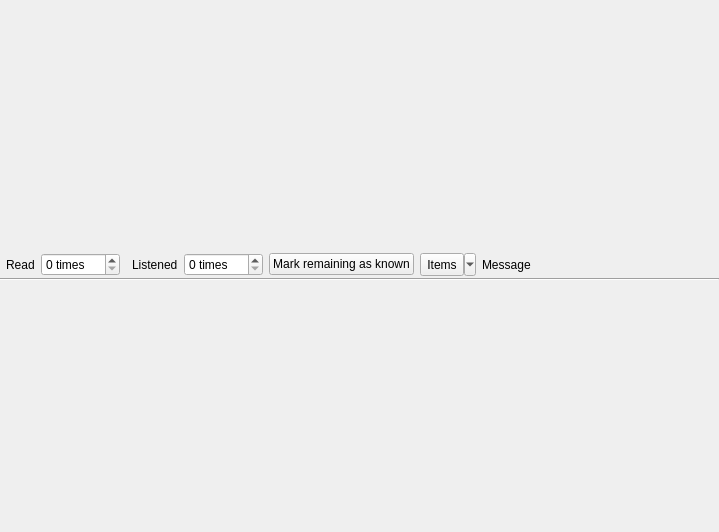
<?xml version="1.0" encoding="UTF-8"?>
<ui version="4.0">
 <class>ReadingWindow</class>
 <widget class="QWidget" name="ReadingWindow">
  <property name="enabled">
   <bool>true</bool>
  </property>
  <property name="geometry">
   <rect>
    <x>0</x>
    <y>0</y>
    <width>719</width>
    <height>532</height>
   </rect>
  </property>
  <property name="sizePolicy">
   <sizepolicy hsizetype="Preferred" vsizetype="Preferred">
    <horstretch>0</horstretch>
    <verstretch>0</verstretch>
   </sizepolicy>
  </property>
  <property name="windowTitle">
   <string>Form</string>
  </property>
  <layout class="QVBoxLayout" name="verticalLayout">
   <property name="spacing">
    <number>0</number>
   </property>
   <property name="margin">
    <number>0</number>
   </property>
   <item>
    <widget class="QWidget" name="widgetMenu" native="true">
     <property name="maximumSize">
      <size>
       <width>16777215</width>
       <height>30</height>
      </size>
     </property>
     <layout class="QVBoxLayout" name="verticalLayout_2">
      <property name="spacing">
       <number>0</number>
      </property>
      <property name="margin">
       <number>0</number>
      </property>
      <item>
       <layout class="QHBoxLayout" name="horizontalLayout_3" stretch="0,0,0,0,1">
        <property name="spacing">
         <number>6</number>
        </property>
        <property name="leftMargin">
         <number>6</number>
        </property>
        <item>
         <layout class="QHBoxLayout" name="horizontalLayout">
          <item>
           <widget class="QLabel" name="label">
            <property name="text">
             <string>Read</string>
            </property>
           </widget>
          </item>
          <item>
           <widget class="QSpinBox" name="spReading">
            <property name="toolTip">
             <string>The number of times you have read this item.</string>
            </property>
            <property name="suffix">
             <string> times</string>
            </property>
            <property name="maximum">
             <number>999</number>
            </property>
           </widget>
          </item>
         </layout>
        </item>
        <item>
         <layout class="QHBoxLayout" name="horizontalLayout_2">
          <property name="sizeConstraint">
           <enum>QLayout::SetNoConstraint</enum>
          </property>
          <property name="leftMargin">
           <number>6</number>
          </property>
          <item>
           <widget class="QLabel" name="label_2">
            <property name="text">
             <string>Listened</string>
            </property>
           </widget>
          </item>
          <item>
           <widget class="QSpinBox" name="spListening">
            <property name="toolTip">
             <string>The number of times you have listened to/watched this item.</string>
            </property>
            <property name="suffix">
             <string> times</string>
            </property>
            <property name="maximum">
             <number>999</number>
            </property>
           </widget>
          </item>
         </layout>
        </item>
        <item>
         <widget class="QPushButton" name="btnMarkKnown">
          <property name="toolTip">
           <string>&lt;html&gt;&lt;head/&gt;&lt;body&gt;&lt;p&gt;Once you have read everything, use theis button to mark the remaining words as known.&lt;/p&gt;&lt;p&gt;&lt;span style=&quot; font-weight:600;&quot;&gt;WARNING:  &lt;/span&gt;At the moment this may take a a couple of minutes for a large text.&lt;/p&gt;&lt;/body&gt;&lt;/html&gt;</string>
          </property>
          <property name="text">
           <string>Mark remaining as known</string>
          </property>
         </widget>
        </item>
        <item>
         <widget class="QToolButton" name="tbItems">
          <property name="minimumSize">
           <size>
            <width>0</width>
            <height>23</height>
           </size>
          </property>
          <property name="text">
           <string>Items</string>
          </property>
          <property name="popupMode">
           <enum>QToolButton::MenuButtonPopup</enum>
          </property>
          <property name="toolButtonStyle">
           <enum>Qt::ToolButtonTextOnly</enum>
          </property>
          <property name="arrowType">
           <enum>Qt::NoArrow</enum>
          </property>
         </widget>
        </item>
        <item>
         <widget class="QLabel" name="lblMessage">
          <property name="frameShape">
           <enum>QFrame::NoFrame</enum>
          </property>
          <property name="text">
           <string>Message</string>
          </property>
         </widget>
        </item>
       </layout>
      </item>
      <item>
       <widget class="Line" name="line">
        <property name="orientation">
         <enum>Qt::Horizontal</enum>
        </property>
       </widget>
      </item>
     </layout>
    </widget>
   </item>
  </layout>
 </widget>
 <resources/>
 <connections/>
</ui>
